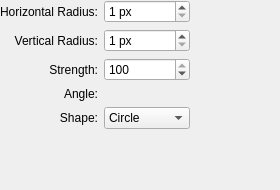
<?xml version="1.0" encoding="UTF-8"?>
<ui version="4.0">
 <author>
    SPDX-FileCopyrightText: none
    SPDX-License-Identifier: GPL-3.0-or-later
  </author>
 <class>WdgBlur</class>
 <widget class="QWidget" name="WdgBlur">
  <property name="geometry">
   <rect>
    <x>0</x>
    <y>0</y>
    <width>280</width>
    <height>190</height>
   </rect>
  </property>
  <layout class="QGridLayout" name="gridLayout">
   <property name="leftMargin">
    <number>0</number>
   </property>
   <property name="topMargin">
    <number>0</number>
   </property>
   <property name="rightMargin">
    <number>0</number>
   </property>
   <property name="bottomMargin">
    <number>0</number>
   </property>
   <item row="3" column="0">
    <widget class="QLabel" name="textLabel5">
     <property name="toolTip">
      <string/>
     </property>
     <property name="text">
      <string>Angle:</string>
     </property>
     <property name="alignment">
      <set>Qt::AlignRight|Qt::AlignTrailing|Qt::AlignVCenter</set>
     </property>
     <property name="wordWrap">
      <bool>false</bool>
     </property>
    </widget>
   </item>
   <item row="2" column="1">
    <widget class="KisIntParseSpinBox" name="intStrength">
     <property name="maximum">
      <number>100</number>
     </property>
     <property name="value">
      <number>100</number>
     </property>
    </widget>
   </item>
   <item row="1" column="0">
    <widget class="QLabel" name="textLabel2">
     <property name="text">
      <string>Vertical Radius:</string>
     </property>
     <property name="alignment">
      <set>Qt::AlignRight|Qt::AlignTrailing|Qt::AlignVCenter</set>
     </property>
     <property name="wordWrap">
      <bool>false</bool>
     </property>
    </widget>
   </item>
   <item row="1" column="1">
    <widget class="KisIntParseSpinBox" name="intHalfHeight">
     <property name="suffix">
      <string> px</string>
     </property>
     <property name="minimum">
      <number>1</number>
     </property>
     <property name="maximum">
      <number>1000</number>
     </property>
    </widget>
   </item>
   <item row="0" column="3" rowspan="2">
    <spacer>
     <property name="orientation">
      <enum>Qt::Horizontal</enum>
     </property>
     <property name="sizeType">
      <enum>QSizePolicy::Expanding</enum>
     </property>
     <property name="sizeHint" stdset="0">
      <size>
       <width>0</width>
       <height>20</height>
      </size>
     </property>
    </spacer>
   </item>
   <item row="0" column="0">
    <widget class="QLabel" name="textLabel1">
     <property name="text">
      <string>Horizontal Radius:</string>
     </property>
     <property name="alignment">
      <set>Qt::AlignRight|Qt::AlignTrailing|Qt::AlignVCenter</set>
     </property>
     <property name="wordWrap">
      <bool>false</bool>
     </property>
    </widget>
   </item>
   <item row="4" column="0">
    <widget class="QLabel" name="textLabel4">
     <property name="text">
      <string>Shape:</string>
     </property>
     <property name="alignment">
      <set>Qt::AlignRight|Qt::AlignTrailing|Qt::AlignVCenter</set>
     </property>
     <property name="wordWrap">
      <bool>false</bool>
     </property>
    </widget>
   </item>
   <item row="0" column="1">
    <widget class="KisIntParseSpinBox" name="intHalfWidth">
     <property name="suffix">
      <string> px</string>
     </property>
     <property name="minimum">
      <number>1</number>
     </property>
     <property name="maximum">
      <number>1000</number>
     </property>
    </widget>
   </item>
   <item row="4" column="1">
    <widget class="KComboBox" name="cbShape">
     <item>
      <property name="text">
       <string>Circle</string>
      </property>
     </item>
     <item>
      <property name="text">
       <string>Rectangle</string>
      </property>
     </item>
    </widget>
   </item>
   <item row="0" column="2" rowspan="2">
    <widget class="KoAspectButton" name="aspectButton" native="true"/>
   </item>
   <item row="6" column="0" colspan="2">
    <spacer>
     <property name="orientation">
      <enum>Qt::Vertical</enum>
     </property>
     <property name="sizeType">
      <enum>QSizePolicy::Expanding</enum>
     </property>
     <property name="sizeHint" stdset="0">
      <size>
       <width>20</width>
       <height>20</height>
      </size>
     </property>
    </spacer>
   </item>
   <item row="2" column="0">
    <widget class="QLabel" name="textLabel3">
     <property name="text">
      <string>Strength:</string>
     </property>
     <property name="alignment">
      <set>Qt::AlignRight|Qt::AlignTrailing|Qt::AlignVCenter</set>
     </property>
     <property name="wordWrap">
      <bool>false</bool>
     </property>
    </widget>
   </item>
   <item row="4" column="3">
    <spacer>
     <property name="orientation">
      <enum>Qt::Horizontal</enum>
     </property>
     <property name="sizeType">
      <enum>QSizePolicy::Expanding</enum>
     </property>
     <property name="sizeHint" stdset="0">
      <size>
       <width>0</width>
       <height>20</height>
      </size>
     </property>
    </spacer>
   </item>
   <item row="3" column="1">
    <widget class="KisAngleSelector" name="angleSelector" native="true"/>
   </item>
  </layout>
 </widget>
 <customwidgets>
  <customwidget>
   <class>KComboBox</class>
   <extends>QComboBox</extends>
   <header>kcombobox.h</header>
  </customwidget>
  <customwidget>
   <class>KoAspectButton</class>
   <extends>QWidget</extends>
   <header>KoAspectButton.h</header>
   <container>1</container>
  </customwidget>
  <customwidget>
   <class>KisIntParseSpinBox</class>
   <extends>QSpinBox</extends>
   <header>kis_int_parse_spin_box.h</header>
  </customwidget>
  <customwidget>
   <class>KisAngleSelector</class>
   <extends>QWidget</extends>
   <header location="global">KisAngleSelector.h</header>
   <container>1</container>
  </customwidget>
 </customwidgets>
 <resources/>
 <connections/>
</ui>
